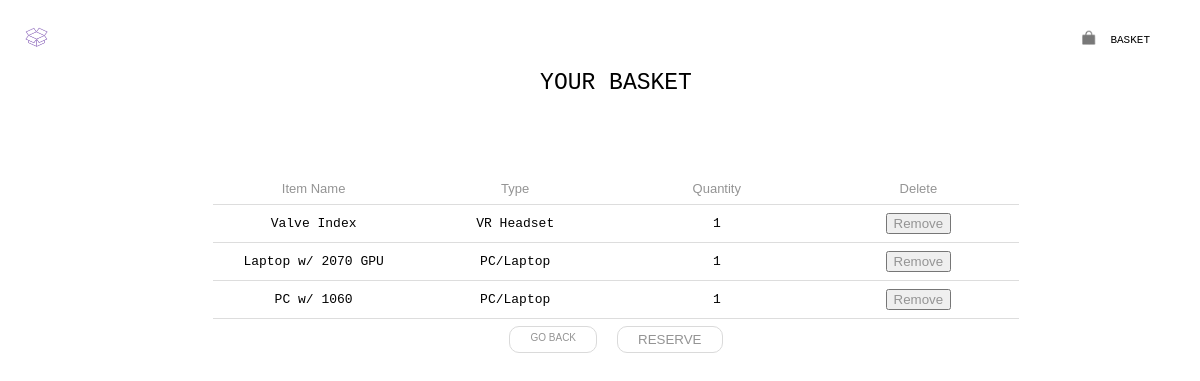
Before: /basket/ with the older database file.
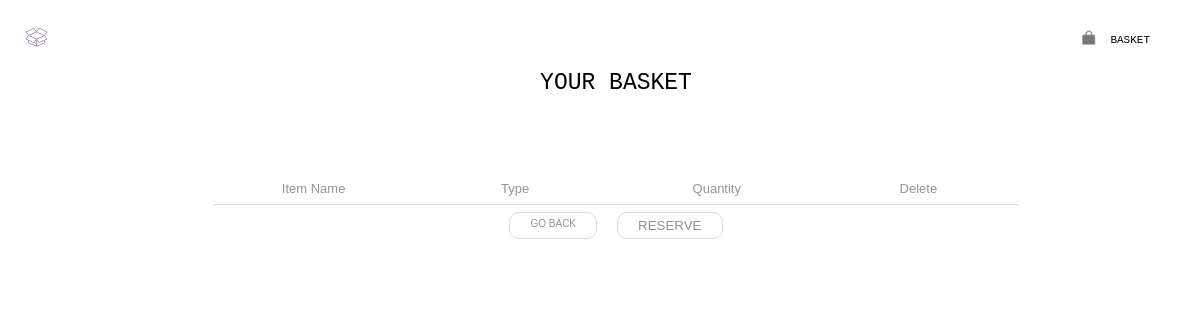
After: the same page with the newer database file.
### inventory/models.py (models this page shows)
class Basket(models.Model):
    user = models.ForeignKey(User, on_delete=models.CASCADE)
    inventory_item = models.ForeignKey(InventoryItem, on_delete=models.CASCADE)
    quantity = models.IntegerField(default=1)
    class Meta:
        db_table = 'basket'

class InventoryItem(models.Model):
    name = models.CharField(max_length=100)
    item_type = models.CharField(max_length=100, default='')
    status = models.CharField(max_length=100, default='Available')
    quantity = models.IntegerField(default=0)
    audit_date = models.DateField(default=None, null=True, blank=True)
    location = models.CharField(max_length=100, default='')
    availability = models.BooleanField(default=False)
    comments = models.CharField(max_length=200, default='')
    onsite_only = models.BooleanField(default=False)
    return_date = models.DateField(default=None, null=True, blank=True)
    class Meta:
        db_table = 'inventory_item'

### inventory/views.py (the view)
# urls.py: path("basket/", views.basket, name="basket"),
def basket(request):
    basket_items = Basket.objects.all()
    return render(request, 'basket.html', {'basket': basket_items})

### templates/basket.html (shortened to what this page needs)
{% load static %}
<!DOCTYPE html>
<html lang="en">
<head>
     <link rel="stylesheet" href="{% static 'css/basket.css'%}">
</head>
<body>
<div class="basket-header">
         YOUR BASKET
</div>
<div class="logo"> <a href="{% url 'dashboard-user' %}">
    <img src="{% static 'images/purplelogo.png' %}" alt="Menu Icon" width="63" height="63"> </a>
</div>
 <div class="basket-icon"> <a href="{% url 'basket' %}">
         <img src="{% static 'images/basket.png' %}" alt="Basket Icon" width="50" height="50"></a>
     <div class="basket-text"> <a href="{% url 'basket' %}">BASKET</a></div>
 </div>
<section id = "basket-items">
        <table>
            <thead>
                <tr>
                        <th>Item Name</th>
                        <th>Type</th>
                        <th>Quantity</th>
                        <th>Delete</th>
                </tr>
            </thead>
            <tbody>
                {% for basket_item in basket %}
                <tr class="inventory-item" data-user="{{ basket_item.user }}" data-item="{{ basket_item.item }}">
                    <td>{{ basket_item.inventory_item.name }}</td>
                    <td>{{ basket_item.inventory_item.item_type }}</td>
                    <td>{{ basket_item.quantity }}</td>
                    <td><button class = "remove" data-item-id="{{ basket_item.id }}"><a href="{% url 'remove_item' basket_item.id %}">Remove</a></button></td>
                </tr>
                {% endfor %}
            </tbody>
        </table>
</section>
<div class="action-buttons">
    <div class="go-back"><a href="{% url 'inventory-user' %}"> GO BACK </a></div>
    <div class="reserve">
        <form action="{% url 'reserve-all-items' %}" method="post">
        <button type="submit" class="reserve-button">RESERVE</button>
    </form>
    </div>
</div>
</body>
</html>

### static/css/basket.css (style rules this page uses)
body { font-family: Arial, SansSerif; margin-left: 40px; margin-top:3px; padding: 0px; box-sizing: border-box; }
.basket-header { margin-top: 70px; font-family: monospace; font-size: 23px; text-align: center; font-weight: lighter; }
.basket-icon { cursor: pointer; position: absolute; top: 10px; right: 50px; display: flex; align-items: center; }
.basket-icon img { margin-right: -5px; margin-top: 5px; }
.basket-text { font-size: 11px; font-family: monospace; display: flex; align-items: center; }
.logo { cursor: pointer; position: absolute; top: 10px; left: 5px; display: flex; }
#basket-items { position: relative; margin: 0 auto; width: 70%; padding: 7px; }
#basket-items table { margin-top: 70px; width: 100%; border-collapse: collapse; border-spacing: 0; font-size: 13px; align-items: center; }
#basket-items th { width: 20%; font-family: Arial, Serif; color: #949494; padding: 8px; border-bottom: 1px solid #ddd; text-align: center; font-weight: normal; }
.action-buttons { bottom: 0; width: 100%; display:flex; justify-content: center; padding-bottom: 20px; }
.action-buttons .go-back, .action-buttons .reserve { padding: 5px 20px; margin: 0 10px; font-size: 10px; font-family: Arial, Serif; color: #949494; cursor: pointer; border-radius: 10px; border: 1px solid #dadada; text-decoration: none; }
.action-buttons .go-back a, .action-buttons .reserve a { text-decoration: none; color: #949494; }
.basket-text a { text-decoration: none; color: black; }
.reserve-button { height: 100%; width: 100%; appearance: none; background-color: transparent; border: none; outline: none; cursor: pointer; padding: 0; margin: 0; font-family: inherit; color: #949494; }

Changed rows visible on the page:
removed Basket: inventory_item.name "Valve Index", inventory_item.item_type "VR Headset", quantity "1"
removed Basket: inventory_item.name "Laptop w/ 2070 GPU", inventory_item.item_type "PC/Laptop", quantity "1"
removed Basket: inventory_item.name "PC w/ 1060", inventory_item.item_type "PC/Laptop", quantity "1"
